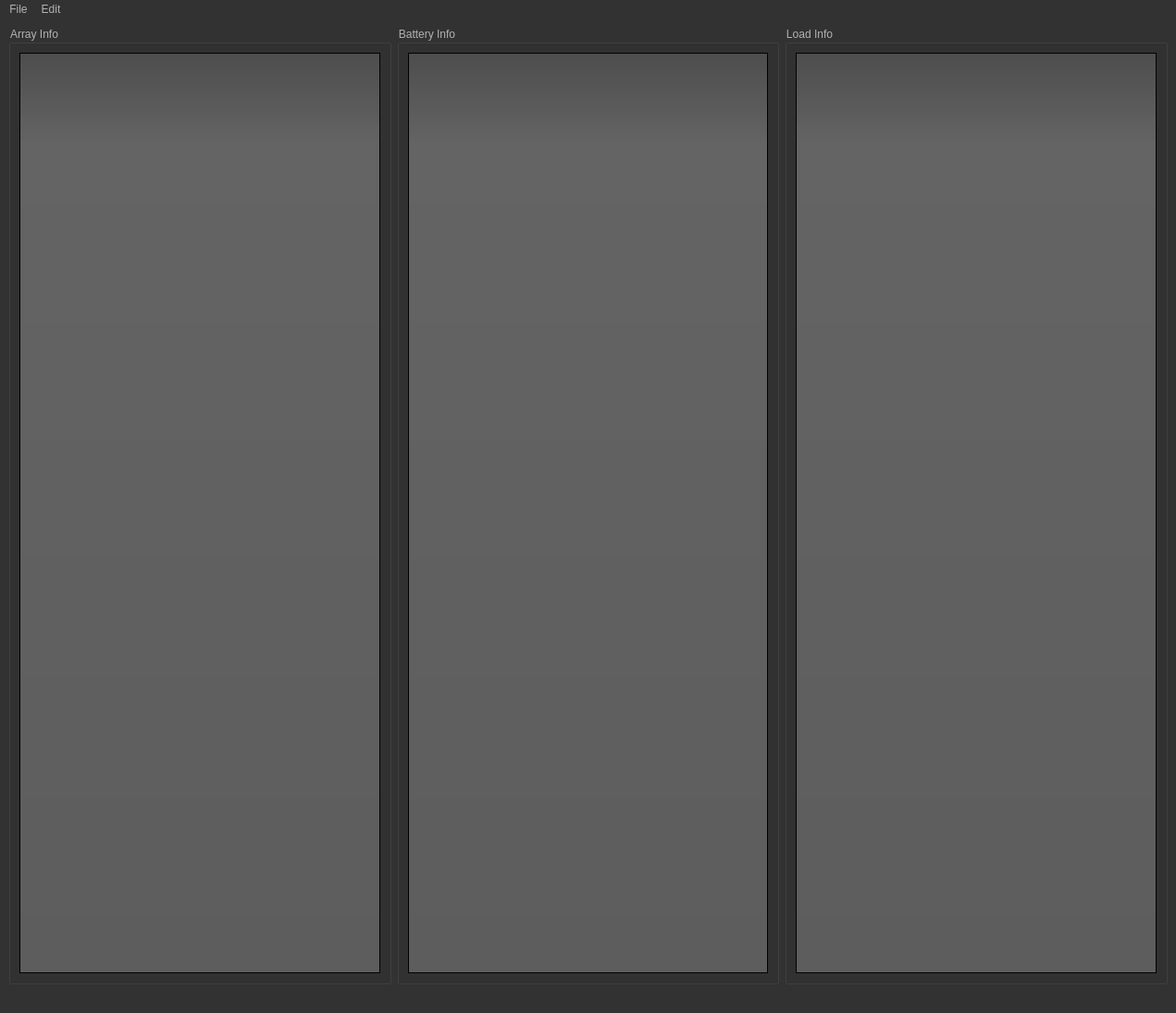
<?xml version="1.0" encoding="UTF-8"?>
<ui version="4.0">
 <class>MainWindow</class>
 <widget class="QMainWindow" name="MainWindow">
  <property name="geometry">
   <rect>
    <x>0</x>
    <y>0</y>
    <width>1271</width>
    <height>1095</height>
   </rect>
  </property>
  <property name="windowTitle">
   <string>MainWindow</string>
  </property>
  <property name="styleSheet">
   <string notr="true">QToolTip
{
     border: 1px solid black;
     background-color: #ffa02f;
     padding: 1px;
     border-radius: 3px;
     opacity: 100;
}

QWidget
{
    color: #b1b1b1;
    background-color: #323232;
}

QWidget:item:hover
{
    background-color: QLinearGradient( x1: 0, y1: 0, x2: 0, y2: 1, stop: 0 #ffa02f, stop: 1 #ca0619);
    color: #000000;
}

QWidget:item:selected
{
    background-color: QLinearGradient( x1: 0, y1: 0, x2: 0, y2: 1, stop: 0 #ffa02f, stop: 1 #d7801a);
}

QMenuBar::item
{
    background: transparent;
}

QMenuBar::item:selected
{
    background: transparent;
    border: 1px solid #ffaa00;
}

QMenuBar::item:pressed
{
    background: #444;
    border: 1px solid #000;
    background-color: QLinearGradient(
        x1:0, y1:0,
        x2:0, y2:1,
        stop:1 #212121,
        stop:0.4 #343434/*,
        stop:0.2 #343434,
        stop:0.1 #ffaa00*/
    );
    margin-bottom:-1px;
    padding-bottom:1px;
}

QMenu
{
    border: 1px solid #000;
}

QMenu::item
{
    padding: 2px 20px 2px 20px;
}

QMenu::item:selected
{
    color: #000000;
}

QWidget:disabled
{
    color: #404040;
    background-color: #323232;
}

QAbstractItemView
{
    background-color: QLinearGradient( x1: 0, y1: 0, x2: 0, y2: 1, stop: 0 #4d4d4d, stop: 0.1 #646464, stop: 1 #5d5d5d);
}

QWidget:focus
{
    /*border: 2px solid QLinearGradient( x1: 0, y1: 0, x2: 0, y2: 1, stop: 0 #ffa02f, stop: 1 #d7801a);*/
}

QLineEdit
{
    background-color: QLinearGradient( x1: 0, y1: 0, x2: 0, y2: 1, stop: 0 #4d4d4d, stop: 0 #646464, stop: 1 #5d5d5d);
    padding: 1px;
    border-style: solid;
    border: 1px solid #1e1e1e;
    border-radius: 5;
}

QPushButton
{
    color: #b1b1b1;
    background-color: QLinearGradient( x1: 0, y1: 0, x2: 0, y2: 1, stop: 0 #565656, stop: 0.1 #525252, stop: 0.5 #4e4e4e, stop: 0.9 #4a4a4a, stop: 1 #464646);
    border-width: 1px;
    border-color: #1e1e1e;
    border-style: solid;
    border-radius: 6;
    padding: 3px;
    font-size: 12px;
    padding-left: 5px;
    padding-right: 5px;
}

QPushButton:pressed
{
    background-color: QLinearGradient( x1: 0, y1: 0, x2: 0, y2: 1, stop: 0 #2d2d2d, stop: 0.1 #2b2b2b, stop: 0.5 #292929, stop: 0.9 #282828, stop: 1 #252525);
}

QComboBox
{
    selection-background-color: #ffaa00;
    background-color: QLinearGradient( x1: 0, y1: 0, x2: 0, y2: 1, stop: 0 #565656, stop: 0.1 #525252, stop: 0.5 #4e4e4e, stop: 0.9 #4a4a4a, stop: 1 #464646);
    border-style: solid;
    border: 1px solid #1e1e1e;
    border-radius: 5;
}

QComboBox:hover,QPushButton:hover
{
    border: 2px solid QLinearGradient( x1: 0, y1: 0, x2: 0, y2: 1, stop: 0 #ffa02f, stop: 1 #d7801a);
}


QComboBox:on
{
    padding-top: 3px;
    padding-left: 4px;
    background-color: QLinearGradient( x1: 0, y1: 0, x2: 0, y2: 1, stop: 0 #2d2d2d, stop: 0.1 #2b2b2b, stop: 0.5 #292929, stop: 0.9 #282828, stop: 1 #252525);
    selection-background-color: #ffaa00;
}

QComboBox QAbstractItemView
{
    border: 2px solid darkgray;
    selection-background-color: QLinearGradient( x1: 0, y1: 0, x2: 0, y2: 1, stop: 0 #ffa02f, stop: 1 #d7801a);
}

QComboBox::drop-down
{
     subcontrol-origin: padding;
     subcontrol-position: top right;
     width: 15px;

     border-left-width: 0px;
     border-left-color: darkgray;
     border-left-style: solid; /* just a single line */
     border-top-right-radius: 3px; /* same radius as the QComboBox */
     border-bottom-right-radius: 3px;
 }

QComboBox::down-arrow
{
     image: url(:/down_arrow.png);
}

QGroupBox:focus
{
border: 2px solid QLinearGradient( x1: 0, y1: 0, x2: 0, y2: 1, stop: 0 #ffa02f, stop: 1 #d7801a);
}

QTextEdit:focus
{
    border: 2px solid QLinearGradient( x1: 0, y1: 0, x2: 0, y2: 1, stop: 0 #ffa02f, stop: 1 #d7801a);
}

QScrollBar:horizontal {
     border: 1px solid #222222;
     background: QLinearGradient( x1: 0, y1: 0, x2: 0, y2: 1, stop: 0.0 #121212, stop: 0.2 #282828, stop: 1 #484848);
     height: 7px;
     margin: 0px 16px 0 16px;
}

QScrollBar::handle:horizontal
{
      background: QLinearGradient( x1: 0, y1: 0, x2: 1, y2: 0, stop: 0 #ffa02f, stop: 0.5 #d7801a, stop: 1 #ffa02f);
      min-height: 20px;
      border-radius: 2px;
}

QScrollBar::add-line:horizontal {
      border: 1px solid #1b1b19;
      border-radius: 2px;
      background: QLinearGradient( x1: 0, y1: 0, x2: 1, y2: 0, stop: 0 #ffa02f, stop: 1 #d7801a);
      width: 14px;
      subcontrol-position: right;
      subcontrol-origin: margin;
}

QScrollBar::sub-line:horizontal {
      border: 1px solid #1b1b19;
      border-radius: 2px;
      background: QLinearGradient( x1: 0, y1: 0, x2: 1, y2: 0, stop: 0 #ffa02f, stop: 1 #d7801a);
      width: 14px;
     subcontrol-position: left;
     subcontrol-origin: margin;
}

QScrollBar::right-arrow:horizontal, QScrollBar::left-arrow:horizontal
{
      border: 1px solid black;
      width: 1px;
      height: 1px;
      background: white;
}

QScrollBar::add-page:horizontal, QScrollBar::sub-page:horizontal
{
      background: none;
}

QScrollBar:vertical
{
      background: QLinearGradient( x1: 0, y1: 0, x2: 1, y2: 0, stop: 0.0 #121212, stop: 0.2 #282828, stop: 1 #484848);
      width: 7px;
      margin: 16px 0 16px 0;
      border: 1px solid #222222;
}

QScrollBar::handle:vertical
{
      background: QLinearGradient( x1: 0, y1: 0, x2: 0, y2: 1, stop: 0 #ffa02f, stop: 0.5 #d7801a, stop: 1 #ffa02f);
      min-height: 20px;
      border-radius: 2px;
}

QScrollBar::add-line:vertical
{
      border: 1px solid #1b1b19;
      border-radius: 2px;
      background: QLinearGradient( x1: 0, y1: 0, x2: 0, y2: 1, stop: 0 #ffa02f, stop: 1 #d7801a);
      height: 14px;
      subcontrol-position: bottom;
      subcontrol-origin: margin;
}

QScrollBar::sub-line:vertical
{
      border: 1px solid #1b1b19;
      border-radius: 2px;
      background: QLinearGradient( x1: 0, y1: 0, x2: 0, y2: 1, stop: 0 #d7801a, stop: 1 #ffa02f);
      height: 14px;
      subcontrol-position: top;
      subcontrol-origin: margin;
}

QScrollBar::up-arrow:vertical, QScrollBar::down-arrow:vertical
{
      border: 1px solid black;
      width: 1px;
      height: 1px;
      background: white;
}


QScrollBar::add-page:vertical, QScrollBar::sub-page:vertical
{
      background: none;
}

QTextEdit
{
    background-color: #242424;
}

QPlainTextEdit
{
    background-color: #242424;
}

QHeaderView::section
{
    background-color: QLinearGradient(x1:0, y1:0, x2:0, y2:1, stop:0 #616161, stop: 0.5 #505050, stop: 0.6 #434343, stop:1 #656565);
    color: white;
    padding-left: 4px;
    border: 1px solid #6c6c6c;
}

QCheckBox:disabled
{
color: #414141;
}

QDockWidget::title
{
    text-align: center;
    spacing: 3px; /* spacing between items in the tool bar */
    background-color: QLinearGradient(x1:0, y1:0, x2:0, y2:1, stop:0 #323232, stop: 0.5 #242424, stop:1 #323232);
}

QDockWidget::close-button, QDockWidget::float-button
{
    text-align: center;
    spacing: 1px; /* spacing between items in the tool bar */
    background-color: QLinearGradient(x1:0, y1:0, x2:0, y2:1, stop:0 #323232, stop: 0.5 #242424, stop:1 #323232);
}

QDockWidget::close-button:hover, QDockWidget::float-button:hover
{
    background: #242424;
}

QDockWidget::close-button:pressed, QDockWidget::float-button:pressed
{
    padding: 1px -1px -1px 1px;
}

QMainWindow::separator
{
    background-color: QLinearGradient(x1:0, y1:0, x2:0, y2:1, stop:0 #161616, stop: 0.5 #151515, stop: 0.6 #212121, stop:1 #343434);
    color: white;
    padding-left: 4px;
    border: 1px solid #4c4c4c;
    spacing: 3px; /* spacing between items in the tool bar */
}

QMainWindow::separator:hover
{

    background-color: QLinearGradient(x1:0, y1:0, x2:0, y2:1, stop:0 #d7801a, stop:0.5 #b56c17 stop:1 #ffa02f);
    color: white;
    padding-left: 4px;
    border: 1px solid #6c6c6c;
    spacing: 3px; /* spacing between items in the tool bar */
}

QToolBar::handle
{
     spacing: 3px; /* spacing between items in the tool bar */
     background: url(:/images/handle.png);
}

QMenu::separator
{
    height: 2px;
    background-color: QLinearGradient(x1:0, y1:0, x2:0, y2:1, stop:0 #161616, stop: 0.5 #151515, stop: 0.6 #212121, stop:1 #343434);
    color: white;
    padding-left: 4px;
    margin-left: 10px;
    margin-right: 5px;
}

QProgressBar
{
    border: 2px solid grey;
    border-radius: 5px;
    text-align: center;
}

QProgressBar::chunk
{
    background-color: #d7801a;
    width: 2.15px;
    margin: 0.5px;
}

QTabBar::tab {
    color: #b1b1b1;
    border: 1px solid #444;
    border-bottom-style: none;
    background-color: #323232;
    padding-left: 10px;
    padding-right: 10px;
    padding-top: 3px;
    padding-bottom: 2px;
    margin-right: -1px;
}

QTabWidget::pane {
    border: 1px solid #444;
    top: 1px;
}

QTabBar::tab:last
{
    margin-right: 0; /* the last selected tab has nothing to overlap with on the right */
    border-top-right-radius: 3px;
}

QTabBar::tab:first:!selected
{
 margin-left: 0px; /* the last selected tab has nothing to overlap with on the right */


    border-top-left-radius: 3px;
}

QTabBar::tab:!selected
{
    color: #b1b1b1;
    border-bottom-style: solid;
    margin-top: 3px;
    background-color: QLinearGradient(x1:0, y1:0, x2:0, y2:1, stop:1 #212121, stop:.4 #343434);
}

QTabBar::tab:selected
{
    border-top-left-radius: 3px;
    border-top-right-radius: 3px;
    margin-bottom: 0px;
}

QTabBar::tab:!selected:hover
{
    /*border-top: 2px solid #ffaa00;
    padding-bottom: 3px;*/
    border-top-left-radius: 3px;
    border-top-right-radius: 3px;
    background-color: QLinearGradient(x1:0, y1:0, x2:0, y2:1, stop:1 #212121, stop:0.4 #343434, stop:0.2 #343434, stop:0.1 #ffaa00);
}

QRadioButton::indicator:checked, QRadioButton::indicator:unchecked{
    color: #b1b1b1;
    background-color: #323232;
    border: 1px solid #b1b1b1;
    border-radius: 6px;
}

QRadioButton::indicator:checked
{
    background-color: qradialgradient(
        cx: 0.5, cy: 0.5,
        fx: 0.5, fy: 0.5,
        radius: 1.0,
        stop: 0.25 #ffaa00,
        stop: 0.3 #323232
    );
}

QCheckBox::indicator{
    color: #b1b1b1;
    background-color: #323232;
    border: 1px solid #b1b1b1;
    width: 9px;
    height: 9px;
}

QRadioButton::indicator
{
    border-radius: 6px;
}

QRadioButton::indicator:hover, QCheckBox::indicator:hover
{
    border: 1px solid #ffaa00;
}

QCheckBox::indicator:checked
{
    image:url(:/images/checkbox.png);
}

QCheckBox::indicator:disabled, QRadioButton::indicator:disabled
{
    border: 1px solid #444;
}</string>
  </property>
  <widget class="QWidget" name="centralwidget">
   <layout class="QGridLayout" name="gridLayout_4">
    <item row="0" column="0">
     <widget class="QGroupBox" name="groupBox">
      <property name="maximumSize">
       <size>
        <width>16777215</width>
        <height>16777215</height>
       </size>
      </property>
      <property name="title">
       <string>Array Info</string>
      </property>
      <layout class="QGridLayout" name="gridLayout">
       <item row="0" column="0">
        <widget class="QListWidget" name="arrayInfoListWidget">
         <property name="alternatingRowColors">
          <bool>false</bool>
         </property>
         <property name="selectionMode">
          <enum>QAbstractItemView::MultiSelection</enum>
         </property>
         <property name="textElideMode">
          <enum>Qt::ElideRight</enum>
         </property>
        </widget>
       </item>
      </layout>
     </widget>
    </item>
    <item row="0" column="1">
     <widget class="QGroupBox" name="groupBox_2">
      <property name="maximumSize">
       <size>
        <width>16777215</width>
        <height>16777215</height>
       </size>
      </property>
      <property name="title">
       <string>Battery Info</string>
      </property>
      <layout class="QGridLayout" name="gridLayout_2">
       <item row="0" column="0">
        <widget class="QListWidget" name="batteryInfoListWidget">
         <property name="alternatingRowColors">
          <bool>false</bool>
         </property>
         <property name="selectionMode">
          <enum>QAbstractItemView::MultiSelection</enum>
         </property>
        </widget>
       </item>
      </layout>
     </widget>
    </item>
    <item row="0" column="2">
     <widget class="QGroupBox" name="groupBox_3">
      <property name="maximumSize">
       <size>
        <width>16777215</width>
        <height>16777215</height>
       </size>
      </property>
      <property name="title">
       <string>Load Info</string>
      </property>
      <layout class="QGridLayout" name="gridLayout_3">
       <item row="0" column="0">
        <widget class="QListWidget" name="loadInfoListWidget">
         <property name="alternatingRowColors">
          <bool>false</bool>
         </property>
         <property name="selectionMode">
          <enum>QAbstractItemView::MultiSelection</enum>
         </property>
        </widget>
       </item>
      </layout>
     </widget>
    </item>
   </layout>
  </widget>
  <widget class="QMenuBar" name="menubar">
   <property name="geometry">
    <rect>
     <x>0</x>
     <y>0</y>
     <width>1271</width>
     <height>31</height>
    </rect>
   </property>
   <widget class="QMenu" name="menuFile">
    <property name="title">
     <string>File</string>
    </property>
    <addaction name="actionExit"/>
   </widget>
   <widget class="QMenu" name="menuEdit">
    <property name="title">
     <string>Edit</string>
    </property>
    <addaction name="actionPreferences"/>
   </widget>
   <addaction name="menuFile"/>
   <addaction name="menuEdit"/>
  </widget>
  <widget class="QStatusBar" name="statusbar"/>
  <action name="actionExit">
   <property name="text">
    <string>Exit</string>
   </property>
  </action>
  <action name="actionPreferences">
   <property name="text">
    <string>Preferences</string>
   </property>
  </action>
 </widget>
 <resources/>
 <connections/>
</ui>
